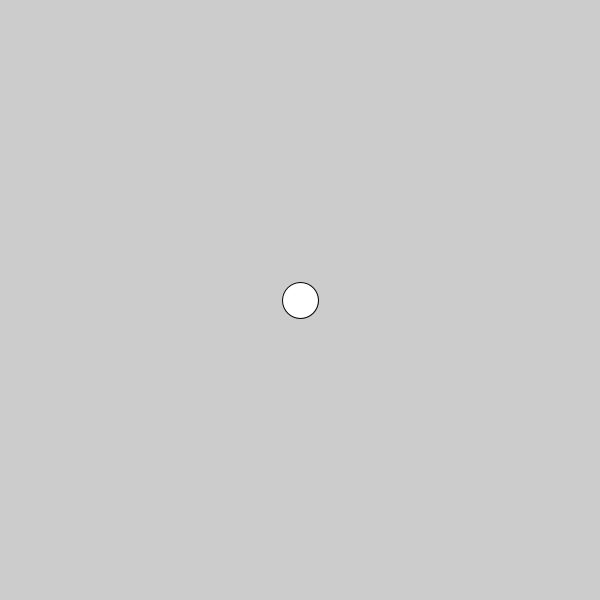
Frame 1 (no input)
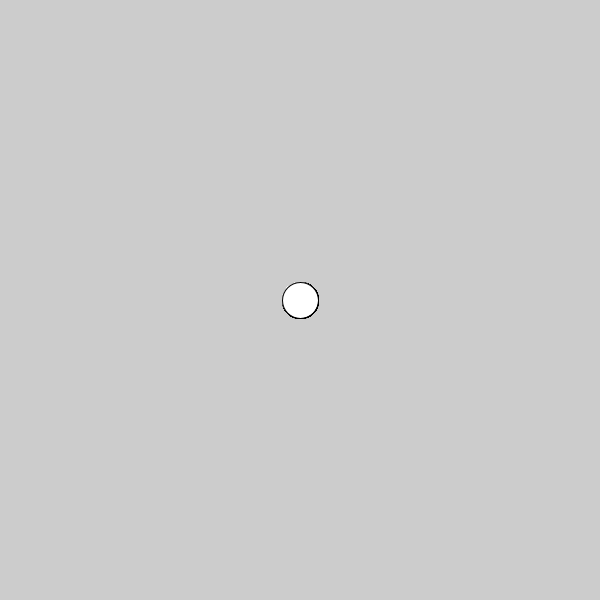
Frame 60 (the mouse pressed at the canvas centre just before this capture)
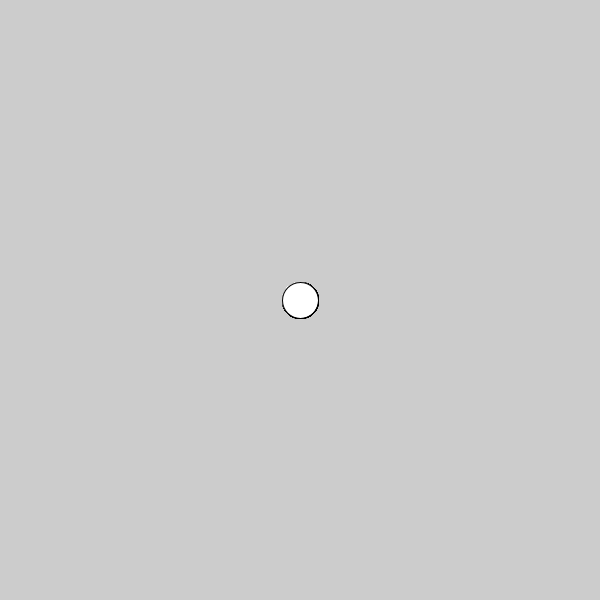
Frame 120 (the mouse held since frame 60 and released just before this capture)

The Processing sketch that drew these frames (run headless with seeded random() and noise(); from frame 60 on, the mouse is pressed at the canvas centre):

// Processing sketch: Funciones
// ── Funciones.pde
float tam;
void setup() {
  size(600, 600);
  tam = cuadradoDeSuma(1, 5);
}
void draw() {
  ellipse(300, 300, tam, tam);
}

float cuadradoDeSuma(float valorA, float valorB) {
  float resultado = (valorA+valorB)*(valorA+valorB);
  return resultado;
}

float promedio(float valorA, float valorB, float valorC){
  float resultado = (valorA+valorB+valorC)/3;
  return resultado;
}
